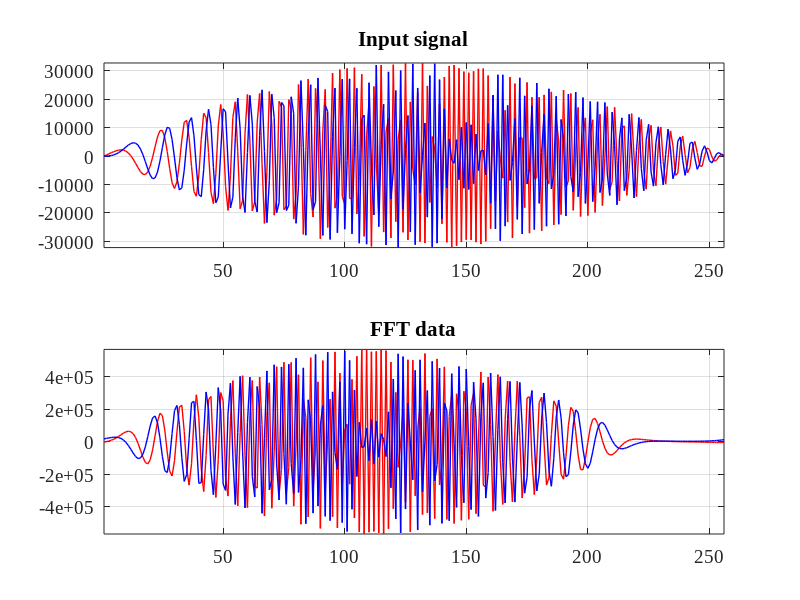

Here is the MATLAB script that generated this plot:
%% -----------------------------------------------------------------------
%
% Title       : test.m
% Author      : Alexander Kapitanov	
% Company     : Insys
% E-mail      : sallador@bk.ru 
% Version     : 1.0	 
%
%-------------------------------------------------------------------------
%
% Description : 
%    Top level for testing FPFFTK model
%
%-------------------------------------------------------------------------
%
% Version     : 1.0 
% Date        : 2016.11.11 
%
%-------------------------------------------------------------------------	   

% Preparing to work
close all;
clear all;

set(0, 'DefaultAxesFontSize', 14, 'DefaultAxesFontName', 'Times New Roman');
set(0, 'DefaultTextFontSize', 14, 'DefaultTextFontName', 'Times New Roman'); 

% Settings
NFFT = 2^8;            

Asig = 32767;
Fsig = 1;
B = 0.85;
% For testing FORWARD and INVERSE FFT: FWT
STAGE = log2(NFFT);

%% -------------------------------------------------------------------------- %%
% ---------------- 0: CREATE INPUT DATA FOR CPP/RTL -------------------------- % 
%% -------------------------------------------------------------------------- %%
F = 2;
for i = 0:NFFT
  Dre(i+1,1) = Asig * cos(Fsig*i* 2*pi/NFFT);
  Dim(i+1,1) = Asig * sin(Fsig*i* 2*pi/NFFT);

  Dre(i+1,1) = round(Asig * cos((Fsig*i + B*i*i/2) * 2*pi/NFFT) * sin(i * pi / NFFT));
  Dim(i+1,1) = round(Asig * sin((Fsig*i + B*i*i/2) * 2*pi/NFFT) * sin(i * pi / NFFT));
end

% Adding noise to real signal 
SNR = -10;

DatRe = awgn(Dre, SNR, 0, 1);     
DatIm = awgn(Dim, SNR, 0, 1);     

Mre = max(abs(DatRe));
Mim = max(abs(DatIm));
Mdt = max(Mre, Mim);

DSVRe = round(((2^15 - 1)/Mdt)*DatRe);
DSVIm = round(((2^15 - 1)/Mdt)*DatIm);

DatIn(:,1) = DSVRe;
DatIn(:,2) = DSVIm;

% Save data to file
fid = fopen ("din_re.dat", "w");
for i = 1:NFFT
    fprintf(fid, "%d \n", DSVRe(i,1));
end
fclose(fid);

fid = fopen ("din_im.dat", "w");
for i = 1:NFFT
    fprintf(fid, "%d \n", DSVIm(i,1));
end
fclose(fid);


DatX = DSVRe + 1j*DatIm;
DatFFT = fft(DatX);

DtFFT(:,1) = real(DatFFT);
DtFFT(:,2) = imag(DatFFT);

figure(1) % Plot loaded data in Time Domain
for i = 1:2
  subplot(2,1,1)
  plot(DatIn(1:NFFT,i), '-', 'LineWidth', 1, 'Color',[2-i 0 i-1])
  grid on; hold on; axis tight;  
  title(['Input signal'])    
    
  subplot(2,1,2)
  plot(DtFFT(1:NFFT,i), '-', 'LineWidth', 1, 'Color',[2-i 0 i-1])
  grid on; hold on; axis tight;  
  title(['FFT data'])   

end

